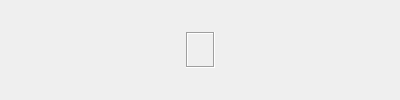
<?xml version="1.0" encoding="UTF-8"?>
<ui version="4.0">
 <class>ZoomDock</class>
 <widget class="QDockWidget" name="ZoomDock">
  <property name="geometry">
   <rect>
    <x>0</x>
    <y>0</y>
    <width>400</width>
    <height>100</height>
   </rect>
  </property>
  <property name="features">
   <set>QDockWidget::DockWidgetFloatable|QDockWidget::DockWidgetMovable</set>
  </property>
  <property name="windowTitle">
   <string>Zoom</string>
  </property>
  <widget class="QWidget" name="dockWidgetContents">
   <layout class="QHBoxLayout" name="horizontalLayout">
    <item>
     <widget class="ZoomView" name="zoomView" native="true">
      <property name="sizePolicy">
       <sizepolicy hsizetype="Expanding" vsizetype="Expanding">
        <horstretch>0</horstretch>
        <verstretch>0</verstretch>
       </sizepolicy>
      </property>
      <layout class="QGridLayout" name="gridLayout">
       <item row="1" column="0">
        <spacer name="horizontalSpacer">
         <property name="orientation">
          <enum>Qt::Horizontal</enum>
         </property>
         <property name="sizeHint" stdset="0">
          <size>
           <width>40</width>
           <height>20</height>
          </size>
         </property>
        </spacer>
       </item>
       <item row="1" column="1">
        <widget class="QFrame" name="zoomFrame">
         <property name="autoFillBackground">
          <bool>true</bool>
         </property>
         <property name="frameShape">
          <enum>QFrame::Box</enum>
         </property>
         <property name="frameShadow">
          <enum>QFrame::Sunken</enum>
         </property>
         <layout class="QHBoxLayout" name="horizontalLayout_3">
          <item>
           <widget class="QLabel" name="zoomLabel">
            <property name="text">
             <string notr="true"/>
            </property>
            <property name="alignment">
             <set>Qt::AlignCenter</set>
            </property>
           </widget>
          </item>
         </layout>
        </widget>
       </item>
       <item row="1" column="2">
        <spacer name="horizontalSpacer_2">
         <property name="orientation">
          <enum>Qt::Horizontal</enum>
         </property>
         <property name="sizeHint" stdset="0">
          <size>
           <width>40</width>
           <height>20</height>
          </size>
         </property>
        </spacer>
       </item>
       <item row="0" column="1">
        <spacer name="verticalSpacer">
         <property name="orientation">
          <enum>Qt::Vertical</enum>
         </property>
         <property name="sizeHint" stdset="0">
          <size>
           <width>20</width>
           <height>40</height>
          </size>
         </property>
        </spacer>
       </item>
       <item row="2" column="1">
        <spacer name="verticalSpacer_2">
         <property name="orientation">
          <enum>Qt::Vertical</enum>
         </property>
         <property name="sizeHint" stdset="0">
          <size>
           <width>20</width>
           <height>40</height>
          </size>
         </property>
        </spacer>
       </item>
      </layout>
     </widget>
    </item>
   </layout>
  </widget>
 </widget>
 <customwidgets>
  <customwidget>
   <class>ZoomView</class>
   <extends>QWidget</extends>
   <header>zoom/zoomview.h</header>
   <container>1</container>
  </customwidget>
 </customwidgets>
 <resources/>
 <connections/>
</ui>
